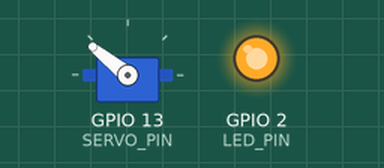
This sketch was run on a simulated ESP32. Shown: servo, output pins drawn as LEDs (lit = HIGH). Servo pulses on a pin are drawn as a servo (544–2400 µs = 0–180°); what the sketch prints to the serial monitor is not drawn.

Above: at 1.55 s.
At 6.55 s:
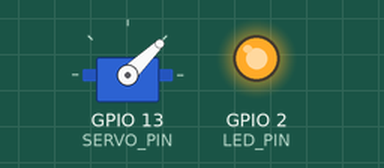
At 11.45 s:
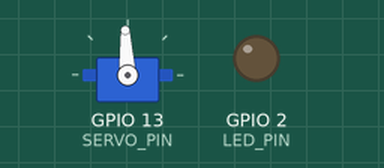
Timing chart, 0 to 14.5 s (numbered marks = the images above):
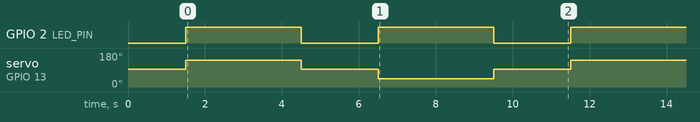

The sketch:

servo_analog.ino
```cpp
/**
 * Smart Launcher — Servo Test, no library needed
 * Board : ESP32 WROVER-E
 * Core  : v3.x
 *
 * Cycles: full forward 3s → stop 2s → full reverse 3s → stop 2s
 * Watch serial monitor to confirm each step.
 *
 * Wiring:
 *   Servo signal → GPIO 13
 *   Servo power  → external 5V
 *   Servo GND    → external GND + ESP32 GND (both!)
 */

#include <Arduino.h>

#define SERVO_PIN  13
#define LED_PIN     2

#define SERVO_FREQ  50
#define SERVO_BITS  16

void servoWrite(int pulse_us) {
    uint32_t duty = (uint32_t)pulse_us * 65535UL / 20000UL;
    ledcWrite(SERVO_PIN, duty);
}

void setup() {
    Serial.begin(115200);
    delay(500);
    Serial.println("\n=== SERVO TEST — no library ===");
    pinMode(LED_PIN, OUTPUT);
    ledcAttach(SERVO_PIN, SERVO_FREQ, SERVO_BITS);
    Serial.printf("[OK] Attached GPIO %d at 50Hz 16-bit\n", SERVO_PIN);
    servoWrite(1500);
    Serial.println("[OK] Starting in 1 second...");
    delay(1000);
}

void loop() {
    Serial.println("[1] FORWARD full speed (2000us) — 3s");
    servoWrite(2000);
    digitalWrite(LED_PIN, HIGH);
    delay(3000);

    Serial.println("[2] STOP (1500us) — 2s");
    servoWrite(1500);
    digitalWrite(LED_PIN, LOW);
    delay(2000);

    Serial.println("[3] REVERSE full speed (1000us) — 3s");
    servoWrite(1000);
    digitalWrite(LED_PIN, HIGH);
    delay(3000);

    Serial.println("[4] STOP (1500us) — 2s");
    servoWrite(1500);
    digitalWrite(LED_PIN, LOW);
    delay(2000);
}
```

Measured:
- by itself, GPIO 2 (LED_PIN): alternates HIGH for 3.0 s and LOW for 2.0 s
- by itself, servo on GPIO 13 (SERVO_PIN): repeats every 10.0 s: 93° 2.0 s, 44° 3.0 s, 93° 2.0 s, 141° 3.0 s
